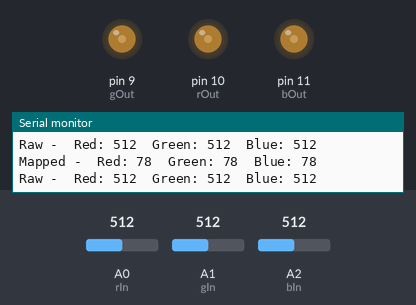
Bench run of a sketch on a simulated Arduino Uno, built with avr-gcc and run on an emulated ATmega328P. Shown: output pins drawn as LEDs (lit = HIGH), the last lines printed to the serial monitor. The inputs (shaded band) are chosen by the test bench; at power-on: A0 (rIn) = 512, A1 (gIn) = 512, A2 (bIn) = 512.

Above: at 1.2 s.
1.3 s: A0 (rIn) set to 590
At 2.0 s:
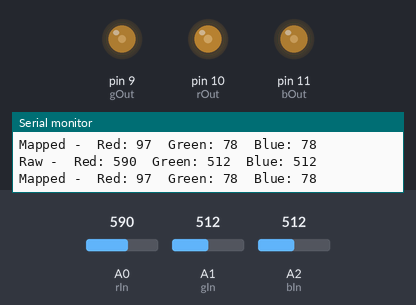
4.3 s: A0 (rIn) set to 615
At 5.5 s:
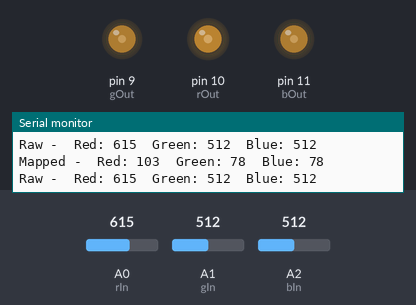
7.3 s: A1 (gIn) set to 588
At 7.7 s:
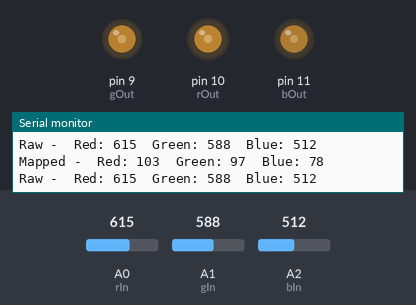
10.3 s: A1 (gIn) set to 612
At 11.5 s:
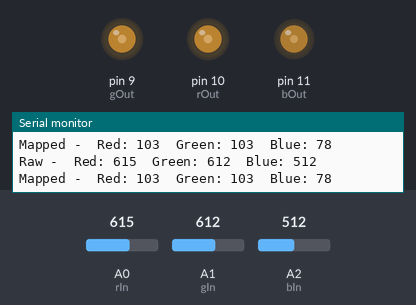
13.3 s: A2 (bIn) set to 716
At 13.9 s:
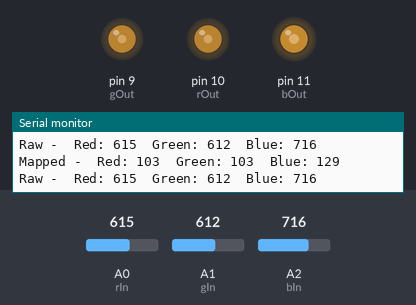
14.8 s: A2 (bIn) set to 1023
At 15.9 s:
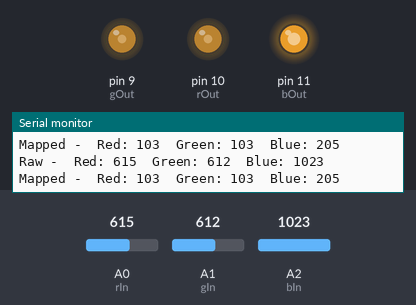
Timing chart, 0 to 17.3 s (numbered marks = the images above; inputs shaded):
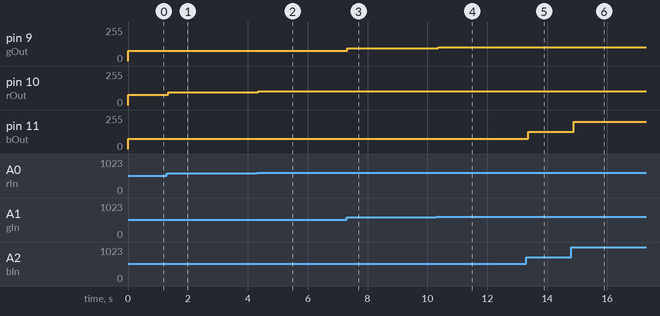

Measured:
- after the input at 1.3 s, pin 10 (rOut): 78/255 → 97/255 after 0.05 s
- after the input at 4.3 s, pin 10 (rOut): 97/255 → 103/255 after 0.05 s
- after the input at 7.3 s, pin 9 (gOut): 78/255 → 97/255 at once
- after the input at 10.3 s, pin 9 (gOut): 97/255 → 103/255 after 0.06 s
- after the input at 13.3 s, pin 11 (bOut): 78/255 → 129/255 after 0.06 s
- after the input at 14.8 s, pin 11 (bOut): 129/255 → 205/255 after 0.08 s

The sketch:

proj04_ColorMixingLamp.ino
```cpp
/* Arduino Starter Kit Tutorial
 * Color Mixing Lamp   (photoresistor)
 */
 //TODO: Add Comments & use more descriptive names
const int rOut = 10;
const int gOut = 9;
const int bOut = 11;

const int rIn = A0;
const int gIn = A1;
const int bIn = A2;

int rRaw = 0;
int gRaw = 0;
int bRaw = 0;

int red = 0;
int green = 0;
int blue = 0;

void setup() {
 Serial.begin(9600);

 pinMode(rOut, OUTPUT);
 pinMode(gOut, OUTPUT);
 pinMode(bOut, OUTPUT);

}

void loop() {
  rRaw = analogRead(rIn);
  delay(5);
  gRaw = analogRead(gIn);
  delay(5);
  bRaw = analogRead(bIn);
  delay(5);

  red = rRaw/4 - 50;
  green = gRaw/4 - 50;
  blue = bRaw/4 - 50;

  if (red < 0) { red = 0; }
  if (green < 0) { green = 0; }
  if (blue < 0) { blue = 0; }

  analogWrite(rOut, red);
  analogWrite(gOut, green);
  analogWrite(bOut, blue);

  Serial.print("Raw -\tRed: ");
  Serial.print(rRaw);
  Serial.print("\tGreen: ");
  Serial.print(gRaw);
  Serial.print("\tBlue: ");
  Serial.println(bRaw);

  Serial.print("Mapped -\tRed: ");
  Serial.print(red);
  Serial.print("\tGreen: ");
  Serial.print(green);
  Serial.print("\tBlue: ");
  Serial.println(blue);
}
```
